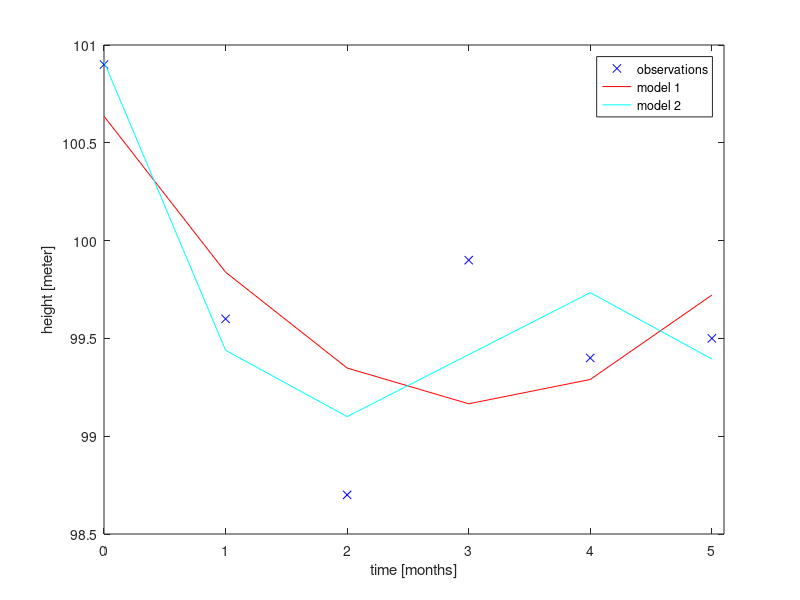

Recreate this plot in MATLAB.
%% times of observation [months]
t = [0 1 2 3 4 5]';
%% observed heights [m]
y = [100.9 99.6 98.7 99.9 99.4 99.5]';

%% number of observations 
m  = length(t);


%% design matrices for the two models
A1 = [ones(1,m)', t, t.^2];
A2 = [ones(1,m)', t, cos(2*pi*t/12)];

%% what is the least squares solution for each of the models:
xhat1 = inv(A1'*A1)*(A1'*y) 
xhat2 = inv(A2'*A2)*(A2'*y)

%% what is the sum of squared residuals for each of the models:
eTe1  = (y - A1*xhat1)'*(y - A1*xhat1)
eTe2  = (y - A2*xhat2)'*(y - A2*xhat2)

figure
plot(t,y,'xb')
hold on
plot(t,A1*xhat1,'r')
plot(t,A2*xhat2,'c')
set(gca,'xlim',[0 5.1])
xlabel('time [months]')
ylabel('height [meter]')
legend('observations','model 1','model 2')